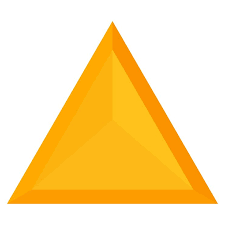
#> input picture phaseSix/download (4).png, 225 x 225 px, given in place of the camera
$ python detectcircle.py
#> lines starting #> are read from the running program, lines starting #| are printed output that depends on the picture; after the words box and inside, x2 and y2 are one past the last pixel; in counts of white or black regions, pixels touching at a corner belong together
import cv2

cap = cv2.VideoCapture(0)

while(True):
    ret,frame= cap.read()
#> frame is the input picture: shape (225, 225, 3); mean B, G, R 163, 224.1, 254

    if not ret:
        print("can not read frame")
        break
    gray = cv2.cvtColor(frame,cv2.COLOR_BGR2GRAY)
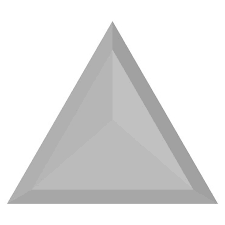
#> gray: shape (225, 225); min 154, max 255, mean 226.1

    _,threshold = cv2.threshold(gray,200,255,cv2.THRESH_BINARY)
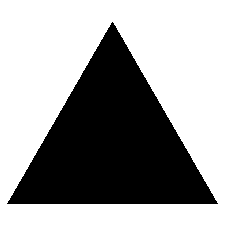
#> threshold: shape (225, 225); 61.9% white; 1 black region

    contours, hierarchy = cv2.findContours(threshold, cv2.RETR_TREE,
                                cv2.CHAIN_APPROX_SIMPLE)
#> contours = 2 contours; box (x1, y1, x2, y2) and area: (0, 0, 225, 225) 50176, (6, 21, 219, 205) 19563
    cv2.drawContours(frame, contours, -1, (0, 255, 0), 2)
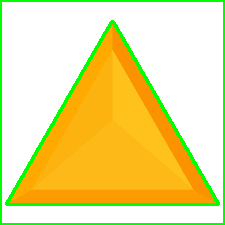
#> frame: shape (225, 225, 3); 7.78% of pixels changed, all inside (x1, y1, x2, y2) = (0, 0, 225, 225)

    for contour in contours:
        approx = cv2.approxPolyDP(contour, 0.01 * cv2.arcLength(contour, True), True)
        corners = len(approx)

        if corners == 3:
            shape_name = "Triangle"
        elif corners == 4:
            shape_name = "Rectangle"
        elif corners == 5:
            shape_name = "Pentagon"
        elif corners > 5:
            shape_name = "Circle"
        else:
            shape_name = "Unknown"

        cv2.drawContours(frame,[approx],0,(0,255,0),3)
        x=approx.ravel()[0]
        y=approx.ravel()[1] - 10
#> this loop made 2 passes
#> (approx, corners, shape_name, x, y) on passes 1 to 2: ([[0, 0], [0, 224], [224, 224], [224, 0]], 4, 'Rectangle', 0, -10), ([[6, 203], [112, 21], [218, 203]], 3, 'Triangle', 6, 193)
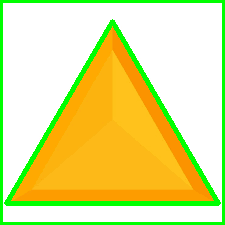
#> frame: shape (225, 225, 3); 3.59% of pixels changed, all inside (x1, y1, x2, y2) = (2, 2, 223, 223)

    cv2.putText(frame,shape_name,(x,y),cv2.FONT_HERSHEY_COMPLEX,0.6,255,0,0)
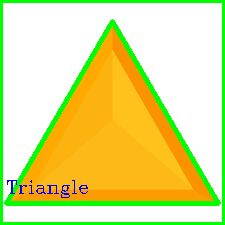
#> frame: shape (225, 225, 3); 0.55% of pixels changed, all inside (x1, y1, x2, y2) = (7, 180, 88, 198)

    cv2.imshow("frame",frame)

    if cv2.waitKey(1) & 0xFF == ord("q"):
#> (key q is pressed here)
        print('quating......')
        break

cap.release()
cv2.destroyAllWindows()
